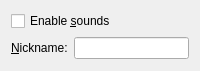
<ui version="4.0" >
 <class>Preferences</class>
 <widget class="QWidget" name="Preferences" >
  <property name="geometry" >
   <rect>
    <x>0</x>
    <y>0</y>
    <width>200</width>
    <height>71</height>
   </rect>
  </property>
  <layout class="QVBoxLayout" >
   <item>
    <widget class="QCheckBox" name="kcfg_EnableSounds" >
     <property name="text" >
      <string>Enable &amp;sounds</string>
     </property>
    </widget>
   </item>
   <item>
    <layout class="QHBoxLayout" >
     <item>
      <widget class="QLabel" name="label" >
       <property name="text" >
        <string>&amp;Nickname:</string>
       </property>
       <property name="buddy" >
        <cstring>kcfg_Nickname</cstring>
       </property>
      </widget>
     </item>
     <item>
      <widget class="QLineEdit" name="kcfg_Nickname" />
     </item>
    </layout>
   </item>
  </layout>
 </widget>
 <resources/>
 <connections/>
</ui>
